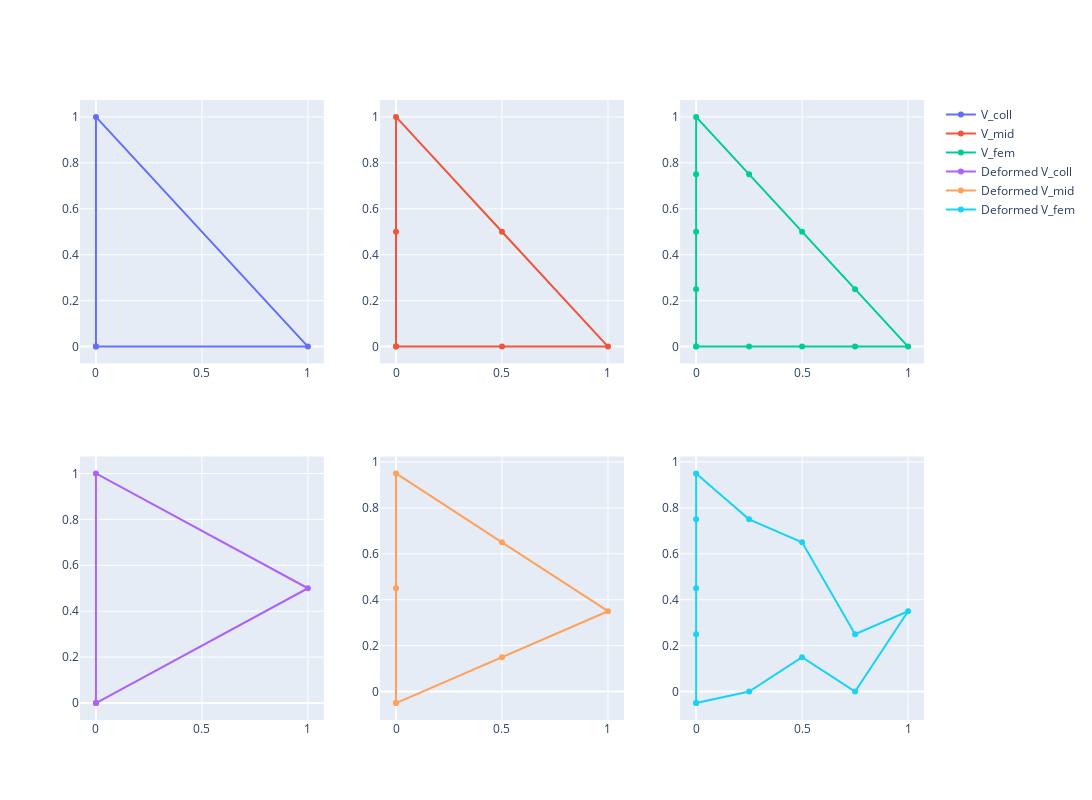

Notebook code cell kept with this figure:
### Code cell
X_coll = V_coll + U
X_mid = V_mid + W.T @ U
X_fem = V_fem + T.T @ W.T @ U

coll_row_order = numpy.array([0, 1, 2, 0])
mid_row_order = numpy.array([0, 3, 1, 4, 2, 5, 0])
fem_row_order = numpy.array([0, 3, 4, 5, 1, 6, 7, 8, 2, 9, 10, 11, 0])

from plotly.subplots import make_subplots
fig = make_subplots(rows=2, cols=3)

fig.add_trace(go.Scatter(x=V_coll[coll_row_order, 0], y=V_coll[coll_row_order, 1], name="V_coll"), row=1, col=1),
fig.add_trace(go.Scatter(x=V_mid[mid_row_order, 0], y=V_mid[mid_row_order, 1], name="V_mid"), row=1, col=2),
fig.add_trace(go.Scatter(x=V_fem[fem_row_order, 0], y=V_fem[fem_row_order, 1], name="V_fem"), row=1, col=3),
fig.add_trace(go.Scatter(x=X_coll[coll_row_order, 0], y=X_coll[coll_row_order, 1], name="Deformed V_coll"), row=2, col=1),
fig.add_trace(go.Scatter(x=X_mid[mid_row_order, 0], y=X_mid[mid_row_order, 1], name="Deformed V_mid"), row=2, col=2),
fig.add_trace(go.Scatter(x=X_fem[fem_row_order, 0], y=X_fem[fem_row_order, 1], name="Deformed V_fem"), row=2, col=3),

fig.update_layout(width=1200, height=800)

### Figure 1 — Plotly figure (JSON) as saved in the notebook; plotly's stock layout.template omitted (floating-point values rounded to 4 significant figures)
{"data": [{"name": "V_coll", "type": "scatter", "x": [0, 1, 0, 0], "xaxis": "x", "y": [0, 0, 1, 0], "yaxis": "y"}, {"name": "V_mid", "type": "scatter", "x": [0, 0.5, 1, 0.5, 0, 0, 0], "xaxis": "x2", "y": [0, 0, 0, 0.5, 1, 0.5, 0], "yaxis": "y2"}, {"name": "V_fem", "type": "scatter", "x": [0, 0.25, 0.5, 0.75, 1, 0.75, 0.5, 0.25, 0, 0, 0, 0, 0], "xaxis": "x3", "y": [0, 0, 0, 0, 0, 0.25, 0.5, 0.75, 1, 0.25, 0.5, 0.75, 0], "yaxis": "y3"}, {"name": "Deformed V_coll", "type": "scatter", "x": [0, 1, 0, 0], "xaxis": "x4", "y": [0, 0.5, 1, 0], "yaxis": "y4"}, {"name": "Deformed V_mid", "type": "scatter", "x": [0, 0.5, 1, 0.5, 0, 0, 0], "xaxis": "x5", "y": [-0.05, 0.15, 0.35, 0.65, 0.95, 0.45, -0.05], "yaxis": "y5"}, {"name": "Deformed V_fem", "type": "scatter", "x": [0, 0.25, 0.5, 0.75, 1, 0.75, 0.5, 0.25, 0, 0, 0, 0, 0], "xaxis": "x6", "y": [-0.05, 0, 0.15, 0, 0.35, 0.25, 0.65, 0.75, 0.95, 0.25, 0.45, 0.75, -0.05], "yaxis": "y6"}], "layout": {"height": 800, "width": 1200, "xaxis": {"anchor": "y", "domain": [0, 0.2889]}, "xaxis2": {"anchor": "y2", "domain": [0.3556, 0.6444]}, "xaxis3": {"anchor": "y3", "domain": [0.7111, 1]}, "xaxis4": {"anchor": "y4", "domain": [0, 0.2889]}, "xaxis5": {"anchor": "y5", "domain": [0.3556, 0.6444]}, "xaxis6": {"anchor": "y6", "domain": [0.7111, 1]}, "yaxis": {"anchor": "x", "domain": [0.575, 1]}, "yaxis2": {"anchor": "x2", "domain": [0.575, 1]}, "yaxis3": {"anchor": "x3", "domain": [0.575, 1]}, "yaxis4": {"anchor": "x4", "domain": [0, 0.425]}, "yaxis5": {"anchor": "x5", "domain": [0, 0.425]}, "yaxis6": {"anchor": "x6", "domain": [0, 0.425]}}}
